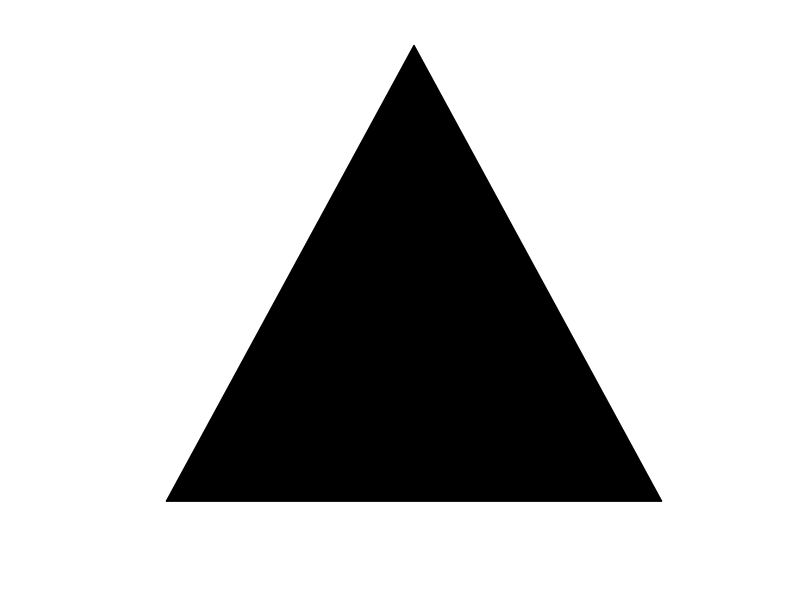
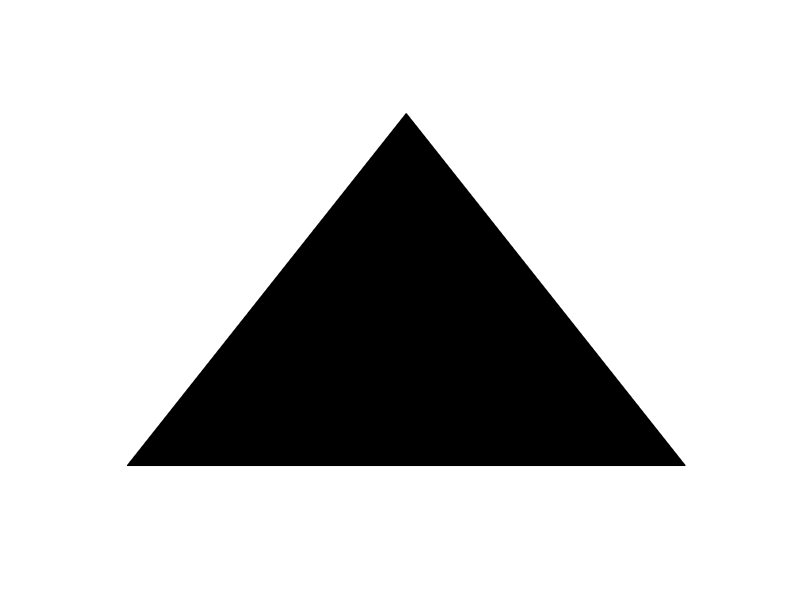
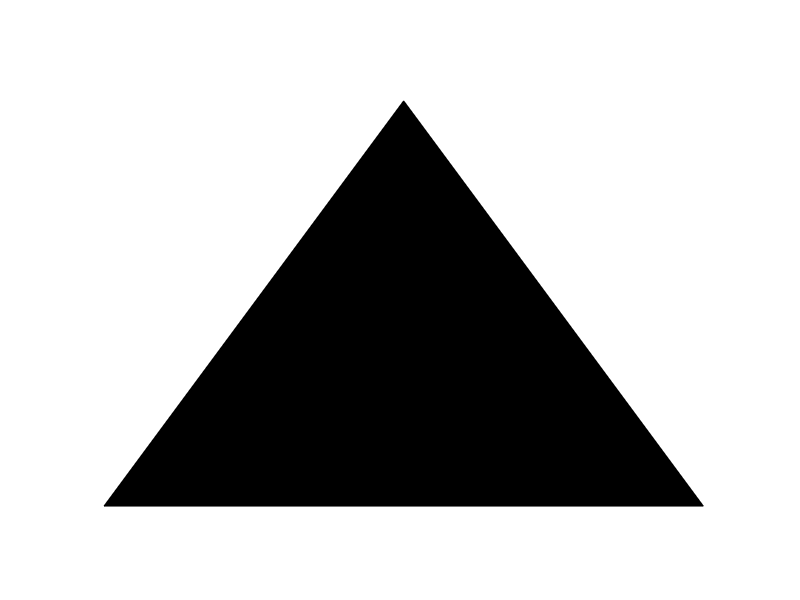
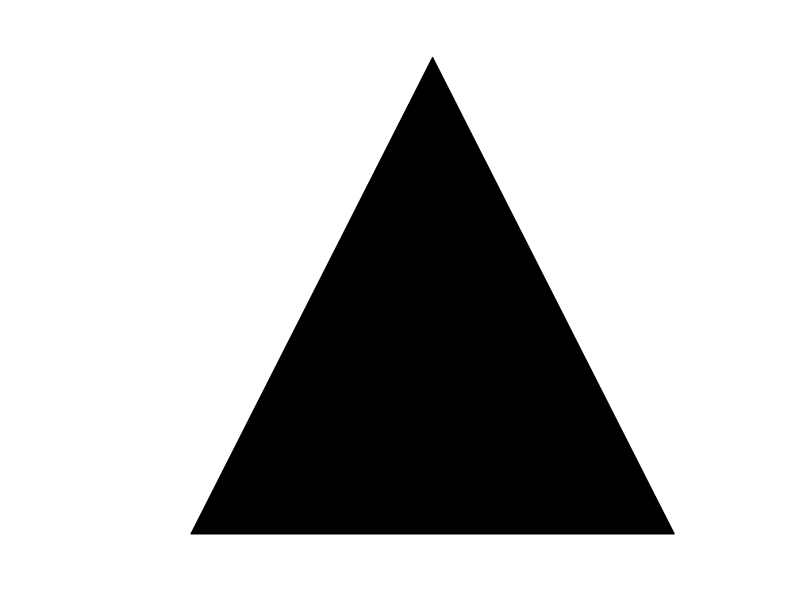

The MATLAB source for these figures, in order:
size = 100;
for i = 1:12
   R = randi([20 40]);
   x = randi([40 60]);
   y = randi([40 60]);
   
   %thetas = randi([1 12], [1, 3]);
   thetas = [0, pi/2, pi];
   p = round(x + R * cos(thetas));
   n = round(y + R * sin(thetas));
   
   figure('Position', [100, 100, 100, 100], 'Color', 'w', 'Visible', 'off');
   fill(p, n, 'k')
   axis off
   f = getframe(gcf);
   
   imwrite(f.cdata, strcat('triangle-', num2str(i), '.png'))
   close all
end